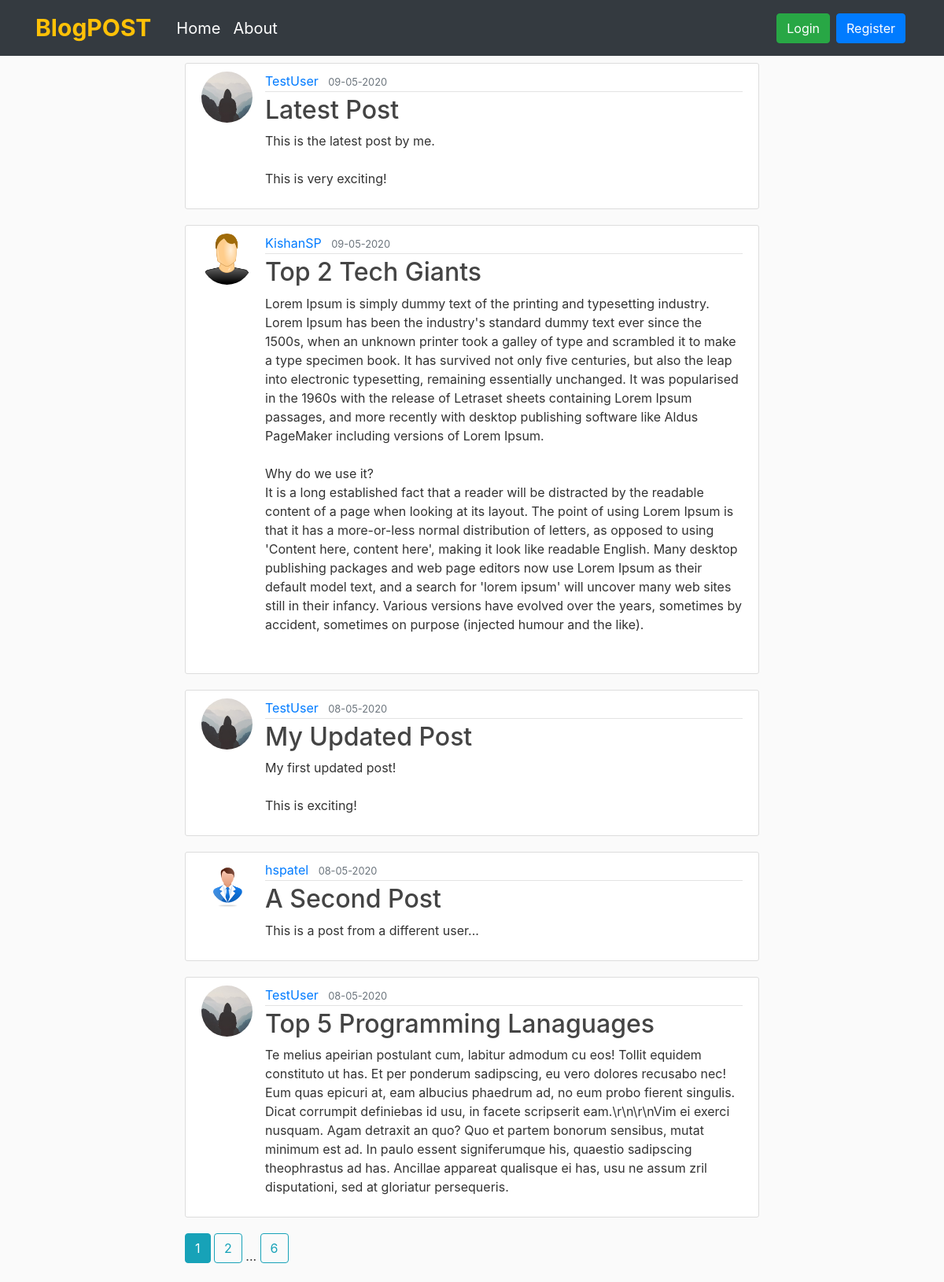
The page /home on the database its author committed.
### flaskblog/models.py (models this page shows, shortened)
class Post(db.Model):
    id = db.Column(db.Integer, primary_key=True)
    title = db.Column(db.String(100), nullable=False)
    date_posted = db.Column(db.DateTime, nullable=False, default=datetime.utcnow)
    content = db.Column(db.Text, nullable=False)
    user_id = db.Column(db.Integer, db.ForeignKey('user.id'), nullable=False)

class User(db.Model, UserMixin):
    id = db.Column(db.Integer, primary_key=True)
    username = db.Column(db.String(20), unique=True, nullable=False)
    email = db.Column(db.String(120), unique=True, nullable=False)
    image_file = db.Column(db.String(20), nullable=False, default='default.jpg')
    password = db.Column(db.String(60), nullable=False)
    posts = db.relationship('Post', backref='author', lazy=True)

### flaskblog/routes.py (the view)
@app.route("/")
@app.route("/home")
def home():
    page = request.args.get('page', 1, type=int)
    posts = Post.query.order_by(Post.date_posted.desc()).paginate(page=page, per_page=5)
    return render_template('home.html', posts=posts)

### flaskblog/templates/home.html
{% extends "layout.html" %}
{% block content %}
    {% for post in posts.items %}
        <article class="media content-section">
          <img class="rounded-circle article-img" src="{{ url_for('static', filename='profile_pics/' + post.author.image_file) }}">
          <div class="media-body">
            <div class="article-metadata">
              <a class="mr-2" href="{{ url_for('user_post', username=post.author.username) }}">{{ post.author.username }}</a>
              <small class="text-muted">{{ post.date_posted.strftime('%d-%m-%Y') }}</small>
            </div>
            <h2><a class="article-title" href="{{ url_for('post', post_id=post.id) }}">{{ post.title }}</a></h2>
            <p class="article-content">{{ post.content }}</p>
          </div>
        </article>
    {% endfor %}
    {% for page_num in posts.iter_pages(left_edge=1, right_edge=1, left_current=1, right_current=2) %}
      {% if page_num %}
        {% if posts.page == page_num %}
          <a class="btn btn-info mb-4" href="{{ url_for('home', page=page_num) }}">{{ page_num }}</a>
        {% else %}
          <a class="btn btn-outline-info mb-4" href="{{ url_for('home', page=page_num) }}">{{ page_num }}</a>
        {% endif %}
      {% else %}
        ...
      {% endif %}
    {% endfor %}
{% endblock content %}

### flaskblog/templates/layout.html (shortened to what this page needs)
<!DOCTYPE html>
<html>
<head>
    <link rel="stylesheet" href="https://maxcdn.bootstrapcdn.com/bootstrap/4.0.0/css/bootstrap.min.css">
    <link rel="stylesheet" type="text/css" href="{{ url_for('static', filename='main.css') }}">
</head>
<body>
	<header class="site-header">
		<nav class="navbar navbar-expand-md navbar-dark bg-dark fixed-top">
			<div class="container">
	          <b><a class="navbar-brand mr-4 text-warning brand" href="/">BlogPOST</a></b>
	          <div class="collapse navbar-collapse" id="navbarToggle">
	            <div class="navbar-nav mr-auto">
	              <a class="nav-item nav-link links" href="{{ url_for('home') }}">Home</a>
	              <a class="nav-item nav-link links" href="{{ url_for('about') }}">About</a>
	            </div>
	            <div class="navbar-nav">
	              {% if current_user.is_authenticated %}
	              	<a class="nav-item btn btn-primary m-1 btn-default" href="{{ url_for('new_post') }}">New Post</a>
	              	<a class="nav-item btn btn-light m-1 btn-default" href="{{ url_for('account') }}">Account</a>
	              	<a class="nav-item btn btn-danger m-1 btn-default" href="{{ url_for('logout') }}">Logout</a>
	              {% else %}
		              <a class="nav-item btn btn-success m-1 btn-default" href="{{ url_for('login') }}">Login</a>
		              <a class="nav-item btn btn-primary m-1 btn-default" href="{{ url_for('register') }}">Register</a>
		          {% endif %}
	            </div>
	          </div>
	        </div>
    	</nav>
	</header>
	    <main role="main" class="container">
	      <div class="row">
	        <div class="col-md-8 offset-md-2">
	          {% block content %}{% endblock %}
	        </div>
	      </div>
	    </main>
</body>
</html>

### flaskblog/static/main.css (style rules this page uses)
body { background: #fafafa; color: #333333; margin-top: 5rem; }
.brand { font-size: 30px; font-weight: 50px; }
.links { font-size: 20px; }
h1, h2, h3, h4, h5, h6 { color: #444444; }
.site-header .navbar-nav .nav-link { color: #fff; }
.content-section { background: #ffffff; padding: 10px 20px; border: 1px solid #dddddd; border-radius: 3px; margin-bottom: 20px; }
.article-title { color: #444444; }
.article-content { white-space: pre-line; }
.article-img { height: 65px; width: 65px; margin-right: 16px; }
.article-metadata { padding-bottom: 1px; margin-bottom: 4px; border-bottom: 1px solid #e3e3e3 }

### rows shown on the page
Post: image_file (placeholder picture), author.username "TestUser", date_posted "09-05-2020", title "Latest Post", content "This is the latest post by me. This is very exciting!"
Post: image_file (picture), author.username "KishanSP", date_posted "09-05-2020", title "Top 2 Tech Giants", content "Lorem Ipsum is simply dummy text of the printing and typesetting industry. Lorem Ipsum has been the industry's standard dummy text ever since the 1500s, when an unknown printer took a galley of type and scrambled it to make a type specimen book. It has survived not only five centuries, but also the leap into electronic typesetting, remaining essentially unchanged. It was popularised in the 1960s with the release of Letraset sheets containing Lorem Ipsum passages, and more recently with desktop publishing software like Aldus PageMaker including versions of Lorem Ipsum. Why do we use it? It is a long established fact that a reader will be distracted by the readable content of a page when…"
Post: image_file (placeholder picture), author.username "TestUser", date_posted "08-05-2020", title "My Updated Post", content "My first updated post! This is exciting!"
Post: image_file (picture), author.username "hspatel", date_posted "08-05-2020", title "A Second Post", content "This is a post from a different user..."
Post: image_file (placeholder picture), author.username "TestUser", date_posted "08-05-2020", title "Top 5 Programming Lanaguages", content "Te melius apeirian postulant cum, labitur admodum cu eos! Tollit equidem constituto ut has. Et per ponderum sadipscing, eu vero dolores recusabo nec! Eum quas epicuri at, eam albucius phaedrum ad, no eum probo fierent singulis. Dicat corrumpit definiebas id usu, in facete scripserit eam.\\r\\n\\r\\nVim ei exerci nusquam. Agam detraxit an quo? Quo et partem bonorum sensibus, mutat minimum est ad. In paulo essent signiferumque his, quaestio sadipscing theophrastus ad has. Ancillae appareat qualisque ei has, usu ne assum zril disputationi, sed at gloriatur persequeris."

### other values the page prints
{{ page_num }} "1"
{{ page_num }} "2" "6"
